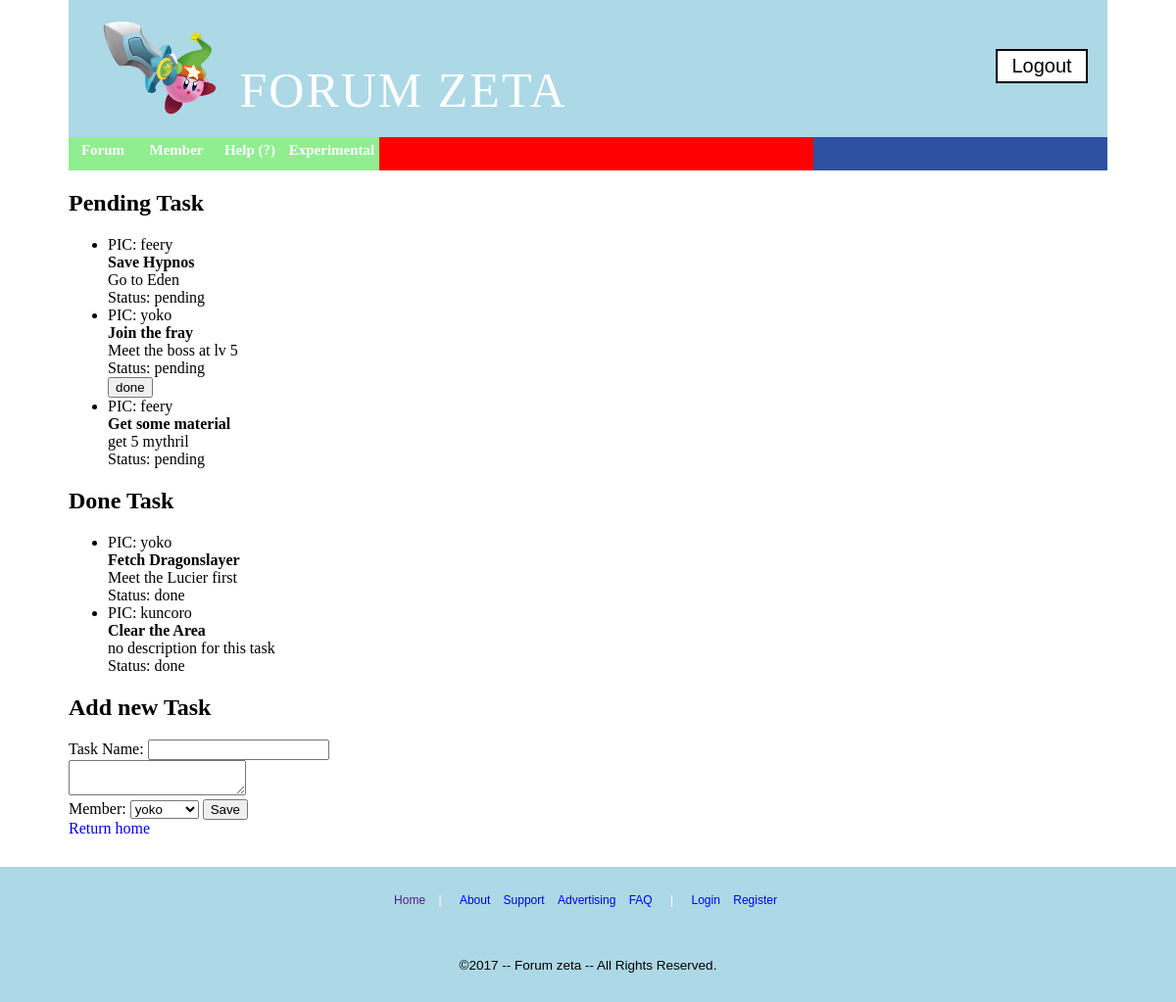
/index.php?page=task&group=dhunter&usr=yoko (signed in), run on the app's committed database.
### tables this page shows
CREATE TABLE `grouptask` (
  `taskId` int(11) NOT NULL,
  `taskName` varchar(20) NOT NULL,
  `taskDetail` text,
  `status` tinyint(1) NOT NULL,
  `username` varchar(30) NOT NULL,
  `groupid` varchar(20) NOT NULL,
  `timeStamp` datetime NOT NULL
);

### database.php (called while the page is built, shortened)
<?php
	class Database {
		private $conn;
		function __construct() {
			$this->conn = mysqli_connect("localhost", "root", "", "forum");
		}
		function fetch($query) {
			$result = $this->conn->query($query);
			$retval = array();
			while ($row = mysqli_fetch_array($result)) {
				array_push($retval, $row);
			}
			return $retval;
		}
	}
	class userDB extends Database {
		function getMembers($groupId) {
			$query = "SELECT memberId, userName FROM member WHERE groupId = '$groupId'";
			return $this->fetch($query);
		}
		function getGroup($groupid) {
			$query = "SELECT * FROM forumgroup WHERE idGroup = '$groupid'";
			$result = $this->fetch($query);
			$result = $result[0];
			return $result;
		}
	}
	class taskDB extends Database {
		function getTask($groupid, $status) {
			$query = "SELECT * FROM grouptask WHERE groupid = '$groupid' AND status = '$status' ORDER BY timestamp ASC";
			return $this->fetch($query);
		}
	}
?>

### task.php (the view, shortened to what this page needs)
<?php
	$groupid = $_GET['group'];
	$dbUser = new userDB();
	$members = $dbUser->getMembers($groupid);
	$dbTask = new taskDB();
	$usr = $_GET['usr'];
	$tasks = $dbTask->getTask($groupid, 0);
	$done = $dbTask->getTask($groupid, 1);
	$group = $dbUser->getGroup($groupid);
	$admin = false;
	if ($usr == $group['groupAdmin']) $admin = true;
?>
<h2>Pending Task</h2>
<ul>
	<?php if(count($tasks) == 0) {
		echo "This group doens't have any tasks yet";
		} else {
			foreach ($tasks as $t) { ?>
		<?php if ($t['status'] == 0) { ?>
			<li>
				PIC: <?php echo $t['username']; ?><br>
				<b><?php echo $t['taskName'] ?></b>
				<br>
				<?php if ($t['taskDetail'] != "") echo $t['taskDetail'];
					else echo "no description for this task";
				?>
				<br>
				Status: pending
				<br>
				<?php if (strcasecmp($usr, $t['username']) == 0 && $t['status'] == 0) { ?>
				<form method="POST">
					<input type="submit" name="done" value="done">
				</form>
				<?php } ?>
			</li>
		<?php } ?>
	<?php }
	}?>
</ul>
<h2>Done Task</h2>
<ul>
	<?php if(count($done) == 0) {
		echo "This group hasn't done any task";
		} else {
			foreach ($done as $t) { ?>
		<?php if ($t['status'] == 1) { ?>
			<li>
				PIC: <?php echo $t['username']; ?><br>
				<b><?php echo $t['taskName'] ?></b>
				<br>
				<?php if ($t['taskDetail'] != "") echo $t['taskDetail'];
					else echo "no description for this task";
				?>
				<br>
				Status: done
			</li>
		<?php } ?>
	<?php }
	} ?>
</ul>
<?php if ($admin) { ?>
<h2>Add new Task</h2>
<form method="post">
	Task Name:
	<input type="text" name="name" required="true">
	<br>
	<textarea name="detail"></textarea>
	<br>
	Member:
	<select name="username" required="true">
		<?php foreach ($members as $m) { ?>
			<option value="<?php echo $m['userName']; ?>"><?php echo $m['userName']; ?></option>
		<?php } ?>
	</select>
	<input type="submit" name="task" value="Save">
</form>
<?php } ?>

### style.css (style rules this page uses)
body { margin: 0; text-align: center; }

### data on the page
grouptask: username "feery", taskName "Save Hypnos", taskDetail "Go to Eden"
grouptask: username "yoko", taskName "Join the fray", taskDetail "Meet the boss at lv 5"
grouptask: username "feery", taskName "Get some material", taskDetail "get 5 mythril"
grouptask: username "yoko", taskName "Fetch Dragonslayer", taskDetail "Meet the Lucier first"
grouptask: username "kuncoro", taskName "Clear the Area", taskDetail "no description for this task"

### other printed values
form field username "yoko"
